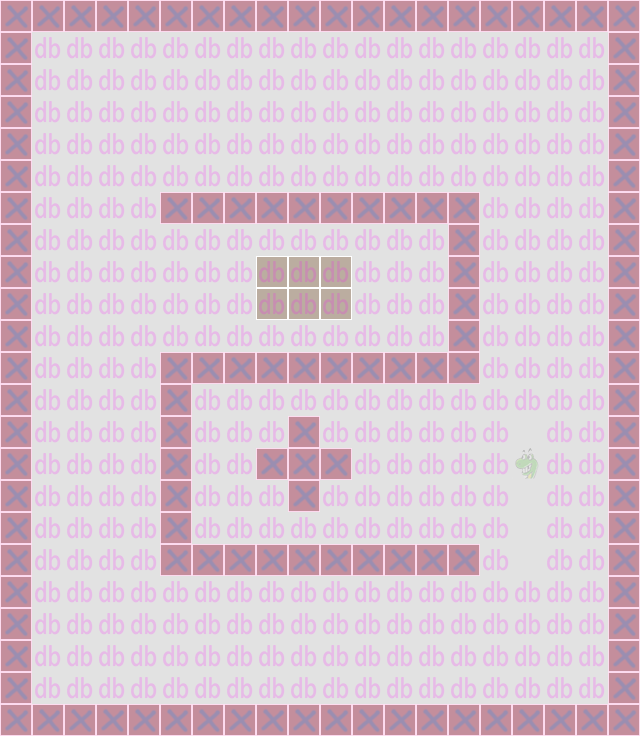

Below is a game level as drawn by its tile map, then a one-line description and the .tmx that defines it (tile-layer data replaced by summaries):
An orthogonal 20x23 tile map with 32x32 px tiles, 2 tile layers (map_bg, map_tag), 2 tilesets.

<map version="1.0" orientation="orthogonal" width="20" height="23" tilewidth="32" tileheight="32">
 <tileset firstgid="1" name="map_bg" tilewidth="32" tileheight="32">
  <image source="map_bg.png" width="128" height="128" />
 </tileset>
 <tileset firstgid="17" name="map_tag" tilewidth="32" tileheight="32">
  <image source="map_tag.png" width="256" height="256" />
 </tileset>
 <layer name="map_bg" width="20" height="23">
  <data>[460 cells, 460 non-empty, 2 distinct tile ids]</data>
 </layer>
 <layer name="map_tag" width="20" height="23" opacity="0.18">
  <data>[460 cells, 456 non-empty, 3 distinct tile ids]</data>
 </layer>
</map>
